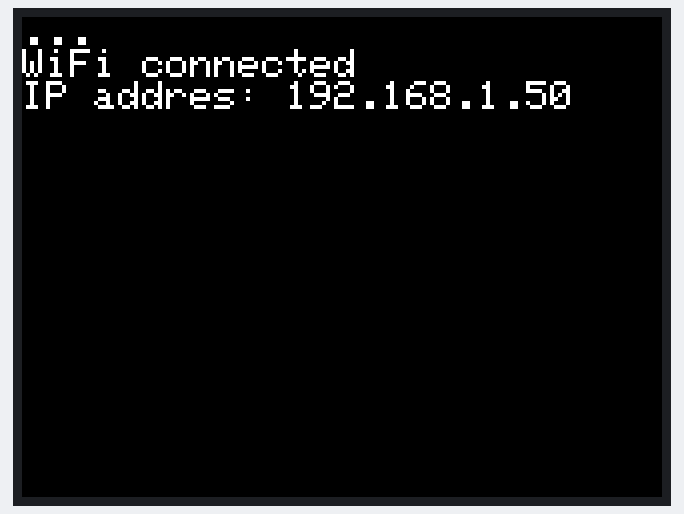
The sketch below on a simulated ESP32. Parts: 320×240 colour display. WiFi joins after 1.5 s; servers stay silent unless stated.

Above: at 1.7 s.

The sketch:

WiFiConnect.ino
```cpp
#include <M5Stack.h>
#include <WiFi.h>

const char *ssid = "id";
const char *password = "password";

void setup() {
    M5.begin();
    M5.Lcd.setTextSize(2);

    WiFi.begin(ssid, password); // Connect to a Wi-Fi AP
    while ( WiFi.status() != WL_CONNECTED ) { // Waiting to connect to a Wi-Fi AP
        delay(500);
        M5.Lcd.print('.');
    }
    M5.Lcd.print("\r\nWiFi connected\r\nIP addres: ");
    M5.Lcd.println( WiFi.localIP() );
}

void loop( ) {

}
```
